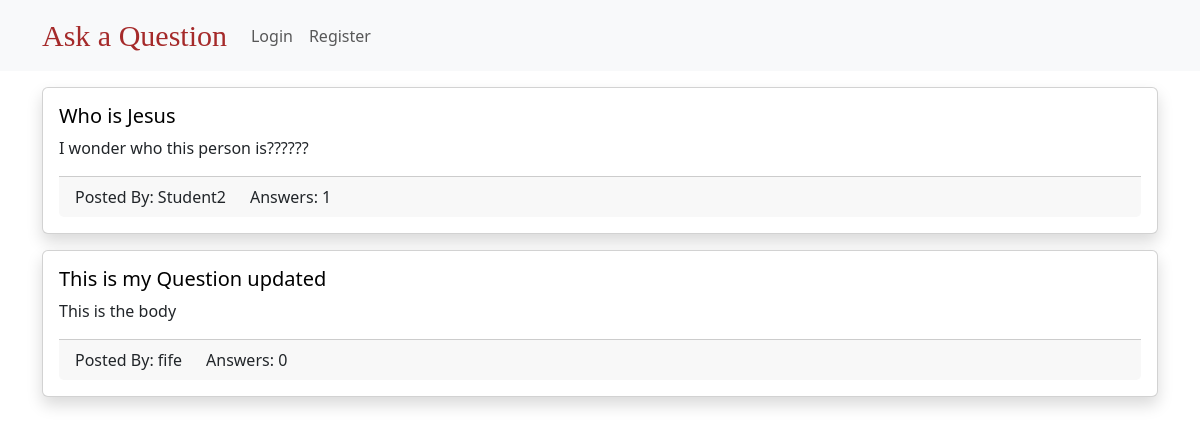
The page /question/ on the database its author committed.
### questions/models.py (models this page shows, shortened)
class Question(models.Model):
    created_at = models.DateTimeField(auto_now_add=True)
    title = models.CharField(max_length=250)
    body = models.TextField()
    slug = models.SlugField(max_length=250, unique=True)
    author = models.ForeignKey(settings.AUTH_USER_MODEL,
                               on_delete=models.CASCADE, related_name="questions")

### users/models.py (models this page shows)
class CustomUser(AbstractUser):
    pass

### questions/views.py (the view)
# urls.py: path('question/', question_list, name='qlist'),
def question_list(request):
    question_lister = Question.objects.all().order_by('-created_at')
    return render(request, 'QList.html', {"question_lister": question_lister})

### templates/QList.html (shortened to what this page needs)
{% extends 'base.html' %}
{% block body %}
    <div class="container mt-3">
        {% for question in question_lister %}
            <div class="card mt-3 shadow">
                <div class="card-body">
                    <h5 class="card-title"><a class="link-style" href="{% url 'qdetails' question.slug %}">{{question.title}}</a></h5>
                    <p class="card-text">{{ question.body }}</p>
                    <div class="card-footer">
                        <div class="row">
                            <div class="col col-md-auto">
                                Posted By: {{ question.author.username  }}
                            </div>
                            <div class="col col-md-auto">
                                Answers: {{ question.answers.count  }}
                            </div>
                        </div>
                    </div>
                </div>
            </div>
        {% endfor %}
    </div>
{% endblock %}

### templates/QList.html (style rules this page uses)
.link-style { text-decoration: none; color: black; }

### rows shown on the page
Question: title "Who is Jesus", body "I wonder who this person is??????", author.username "Student2", answers.count "1"
Question: title "This is my Question updated", body "This is the body", author.username "fife", answers.count "0"
